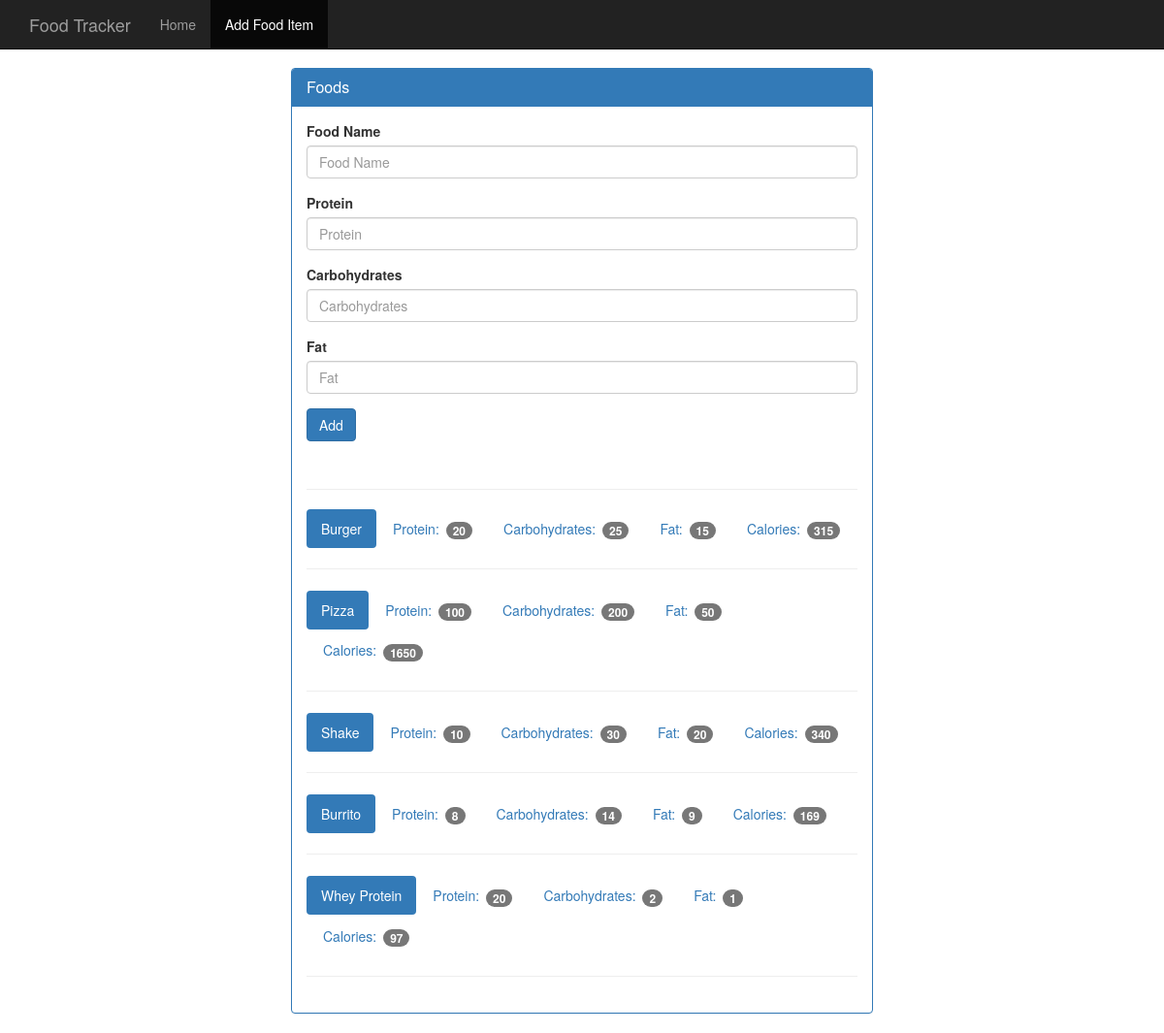
The app's page /food with its own data.
### tables this page shows
CREATE TABLE food (
    id integer primary key autoincrement,
    name text not null,
    protein integer not null,
    carbohydrates integer not null,
    fat integer not null,
    calories integer not null
);

### app.py (the view, shortened to what this page needs)
@app.route('/food', methods=['GET', 'POST'])
def food():
    db = get_db()
    cur = db.execute('select name, protein, carbohydrates, fat, calories from food;')
    results = cur.fetchall()
    return render_template('add_food.html', results=results)

### app.py (called while the page is built)
def connect_db():
    sql = sqlite3.connect('D:/Learning/The Ultimate Flask Course/Section4_Food_Tracker/food_log.db')
    sql.row_factory = sqlite3.Row
    return sql

def get_db():
    if not hasattr(g, 'sqlite3_db'):
        g.sqlite_db = connect_db()
    return g.sqlite_db

### templates/add_food.html (shortened to what this page needs)
<!DOCTYPE html>
<html lang="en">
  <head>
    <link href="{{ url_for('static', filename='bootstrap.min.css') }}" rel="stylesheet">
    <link href="{{ url_for('static', filename='theme.css') }}" rel="stylesheet">
  </head>
  <body>
    <nav class="navbar navbar-inverse navbar-fixed-top">
      <div class="container">
        <div class="navbar-header">
          <a class="navbar-brand" href="#">Food Tracker</a>
        </div>
        <div id="navbar" class="navbar-collapse collapse">
          <ul class="nav navbar-nav">
            <li><a href="#">Home</a></li>
            <li class="active"><a href="#">Add Food Item</a></li>
          </ul>
        </div>
      </div>
    </nav>
    <div class="container theme-showcase col-sm-6 col-sm-offset-3" role="main">
      <div class="row">
        <div>
          <div class="panel panel-primary">
            <div class="panel-heading">
              <h3 class="panel-title">Foods</h3>
            </div>
            <div class="panel-body">
              <form method="POST" action="{{ url_for('food') }}">
                <div class="form-group">
                  <label for="food-name">Food Name</label>
                  <input type="text" class="form-control" id="food-name" name="food-name" placeholder="Food Name">
                </div>
                <div class="form-group">
                  <label for="protein">Protein</label>
                  <input type="number" class="form-control" id="protein" name="protein" placeholder="Protein">
                </div>
                <div class="form-group">
                  <label for="carbohydrates">Carbohydrates</label>
                  <input type="number" class="form-control" id="carbohydrates" name="carbohydrates" placeholder="Carbohydrates">
                </div>
                <div class="form-group">
                  <label for="fat">Fat</label>
                  <input type="number" class="form-control" id="fat" name="fat" placeholder="Fat">
                </div>
                <button type="submit" class="btn btn-primary">Add</button>
              </form>
              <div class="page-header"></div>
              {% for item in results %}
              <ul class="nav nav-pills" role="tablist">
                <li class="active"><a>{{ item['name'] }}</a></li>
                <li><a>Protein: <span class="badge">{{ item['protein'] }}</span></a></li>
                <li><a>Carbohydrates: <span class="badge">{{ item['carbohydrates'] }}</span></a></li>
                <li><a>Fat: <span class="badge">{{ item['fat'] }}</span></a></li>
                <li><a>Calories: <span class="badge">{{ item['calories'] }}</span></a></li>
              </ul>
              <hr class="food-div">
              {% endfor %}
            </div>
          </div>
        </div>
      </div>
    </div>
  </body>
</html>

### static/theme.css (style rules this page uses)
body { padding-top: 70px; padding-bottom: 30px; }
.food-div { padding-bottom: 1px; padding-top: 1px; }

### records on screen
food: name "Burger", protein "20", carbohydrates "25", fat "15", calories "315"
food: name "Pizza", protein "100", carbohydrates "200", fat "50", calories "1650"
food: name "Shake", protein "10", carbohydrates "30", fat "20", calories "340"
food: name "Burrito", protein "8", carbohydrates "14", fat "9", calories "169"
food: name "Whey Protein", protein "20", carbohydrates "2", fat "1", calories "97"
